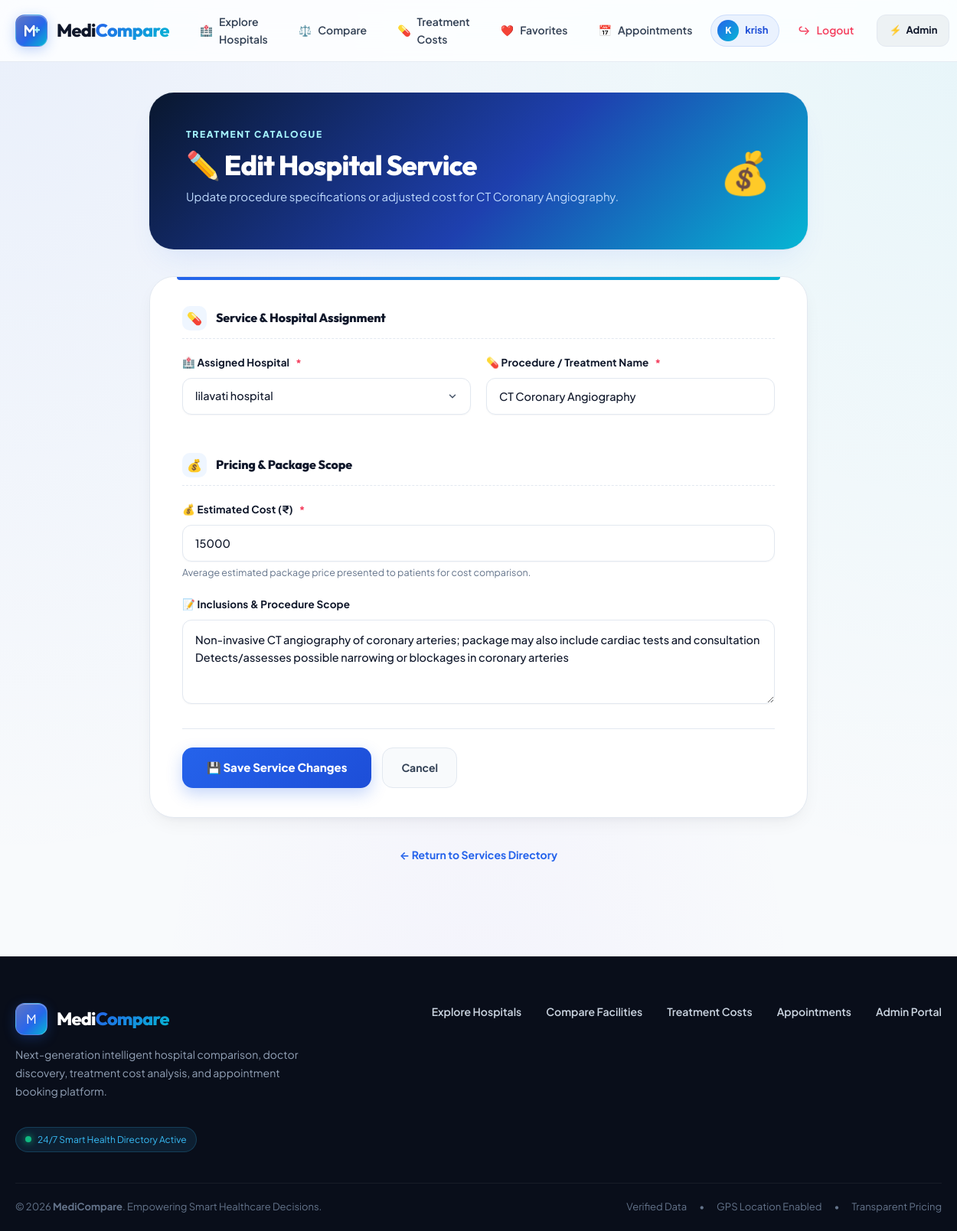
Page /admin/edit-service/17 (signed in) on the committed database.
### tables this page shows
CREATE TABLE users(
    id INTEGER PRIMARY KEY AUTOINCREMENT,
    full_name TEXT NOT NULL,
    email TEXT UNIQUE NOT NULL,
    password TEXT NOT NULL,
    role TEXT DEFAULT 'user'
, google_id TEXT, profile_picture TEXT, auth_provider TEXT DEFAULT 'local');

CREATE TABLE services (
    id INTEGER PRIMARY KEY AUTOINCREMENT,
    service_name TEXT NOT NULL
, hospital_id INTEGER, description TEXT, cost INTEGER);

CREATE TABLE hospitals (
    id INTEGER PRIMARY KEY AUTOINCREMENT,
    hospital_name TEXT NOT NULL,
    city TEXT,
    address TEXT,
    phone TEXT,
    hospital_type TEXT,
    rating REAL,
    emergency INTEGER,
    ambulance INTEGER,
    icu INTEGER
, map_link TEXT, image TEXT);

### app.py (the view, shortened to what this page needs)
@app.route("/admin/edit-service/<int:id>", methods=["GET", "POST"])
def edit_service(id):
    access_check = admin_required()
    if access_check:
        return access_check
    conn = get_connection()
    cursor = conn.cursor()
    cursor.execute("""
        SELECT id, hospital_name
        FROM hospitals
        ORDER BY hospital_name ASC
    """)
    hospitals = cursor.fetchall()
    cursor.execute("""
        SELECT *
        FROM services
        WHERE id=?
    """, (id,))
    service = cursor.fetchone()
    conn.close()
    if service is None:
        return "Service not found", 404
    return render_template(
        "admin/edit_service.html",
        service=service,
        hospitals=hospitals
    )

### app.py (called while the page is built, shortened)
def admin_required():
    if "user_id" not in session:
        flash("Admin access required.", "danger")
        return redirect("/login")
    conn = get_connection()
    cursor = conn.cursor()
    cursor.execute("""
        SELECT id, role, email
        FROM users
        WHERE id=?
    """, (session["user_id"],))
    user = cursor.fetchone()
    conn.close()
    if not user or not user["email"] or user["email"].strip().lower() != ADMIN_EMAIL.lower():
        flash("Admin access required.", "danger")
        return redirect("/")
    return None

@app.context_processor
def inject_admin_status():
    is_admin = False
    if "user_id" in session:
        user_email = session.get("user_email")
        if user_email:
            is_admin = (user_email.strip().lower() == ADMIN_EMAIL.lower())
    return dict(is_admin=is_admin)

### database/db.py (called while the page is built)
def get_connection():
    connection = sqlite3.connect(DATABASE_NAME)
    connection.row_factory = sqlite3.Row
    return connection

### templates/admin/edit_service.html (shortened to what this page needs)
{% extends "base.html" %}
{% block content %}
<div class="admin-dashboard" style="max-width: 860px; margin: 0 auto;">
    <section class="admin-hero" style="background: linear-gradient(135deg, #09172e 0%, #1e40af 55%, #06b6d4 100%);">
        <div>
            <span class="eyebrow" style="color: #a5f3fc;">TREATMENT CATALOGUE</span>
            <h1>✏️ Edit Hospital Service</h1>
            <p>Update procedure specifications or adjusted cost for {{ service.service_name }}.</p>
        </div>
        <div class="admin-hero-icon">💰</div>
    </section>
    <div class="details-card">
        <form method="POST" class="admin-form">
            <div class="form-section-divider" style="margin-top: 0;">
                <span class="icon">💊</span>
                <div>
                    <h3>Service &amp; Hospital Assignment</h3>
                </div>
            </div>
            <div class="form-grid-2">
                <div class="form-group">
                    <label for="hospital_id">
                        🏥 Assigned Hospital <span class="req">*</span>
                    </label>
                    <select id="hospital_id" name="hospital_id" required>
                        {% for hospital in hospitals %}
                            <option
                                value="{{ hospital.id }}"
                                {% if hospital.id == service.hospital_id %}selected{% endif %}
                            >
                                {{ hospital.hospital_name }}
                            </option>
                        {% endfor %}
                    </select>
                </div>
                <div class="form-group">
                    <label for="service_name">
                        💊 Procedure / Treatment Name <span class="req">*</span>
                    </label>
                    <input
                        type="text"
                        id="service_name"
                        name="service_name"
                        value="{{ service.service_name }}"
                        placeholder="e.g. MRI Brain Scan"
                        required
                    >
                </div>
            </div>
            <div class="form-section-divider">
                <span class="icon">💰</span>
                <div>
                    <h3>Pricing &amp; Package Scope</h3>
                </div>
            </div>
            <div class="form-group">
                <label for="cost">
                    💰 Estimated Cost (₹) <span class="req">*</span>
                </label>
                <input
                    type="number"
                    id="cost"
                    name="cost"
                    min="0"
                    value="{{ service.cost or 0 }}"
                    placeholder="e.g. 5000"
                    required
                >
                <small>Average estimated package price presented to patients for cost comparison.</small>
            </div>
            <div class="form-group">
                <label for="description">
                    📝 Inclusions &amp; Procedure Scope
                </label>
                <textarea
                    id="description"
                    name="description"
                    rows="3"
                    placeholder="Provide details about what is included (e.g. pre-op consultation, doctor fee, reports)..."
                >{{ service.description or "" }}</textarea>
            </div>
            <div class="admin-form-actions">
                <button type="submit" class="btn-save-action">
                    💾 Save Service Changes
                </button>
                <a href="/admin/services" class="btn-cancel-action">
                    Cancel
                </a>
            </div>
        </form>
    </div>
    <div style="text-align: center; margin-bottom: 40px;">
        <a href="/admin/services" style="color: var(--primary); font-weight: 700; font-size: 14px; text-decoration: none;">
            ← Return to Services Directory
        </a>
    </div>
</div>
{% endblock %}

### templates/base.html (shortened to what this page needs)
<!DOCTYPE html>
<html lang="en">
<head>
    <link href="https://cdn.jsdelivr.net/npm/bootstrap@5.3.3/dist/css/bootstrap.min.css" rel="stylesheet">
    <link rel="stylesheet" href="{{ url_for('static', filename='css/style.css') }}">
</head>
<body>
    <header class="site-header" id="siteHeader">
        <div class="nav-shell">
            <a class="brand" href="/" aria-label="MediCompare Home">
                <span class="brand-mark">
                </span>
                <span class="brand-text">
                    Medi<span>Compare</span>
                </span>
            </a>
            <nav class="main-nav" id="mainNav">
                <a href="/" class="nav-item">
                    <span>🏥</span> Explore Hospitals
                </a>
                <a href="/compare" class="nav-item">
                    <span>⚖️</span> Compare
                </a>
                <a href="/service-comparison" class="nav-item">
                    <span>💊</span> Treatment Costs
                </a>
                {% if user_name or session.get('user_name') %}
                    {% set current_user_name = user_name or session.get('user_name') %}
                    <a href="/favorites" class="nav-item">
                        <span>❤️</span> Favorites
                    </a>
                    <a href="/my-appointments" class="nav-item">
                        <span>📅</span> Appointments
                    </a>
                    <a href="/profile" class="nav-user-chip">
                        <span class="user-avatar-mini">{{ current_user_name[0]|upper }}</span>
                        <span>{{ current_user_name }}</span>
                    </a>
                    <a href="/logout" class="nav-item nav-logout" title="Sign Out">
                        <span>↪</span> Logout
                    </a>
                {% endif %}
                {% if is_admin %}
                <a href="/admin/dashboard" class="nav-admin" title="Admin Portal">
                    <span>⚡</span> Admin
                </a>
                {% endif %}
            </nav>
        </div>
    </header>
    <main class="page-main">
        {% block content %}
        {% endblock %}
    </main>
    <footer class="site-footer">
        <div class="footer-shell">
            <div>
                <a class="brand footer-brand" href="/">
                    <span class="brand-mark">M</span>
                    <span class="brand-text">
                        Medi<span>Compare</span>
                    </span>
                </a>
                <p>
                    Next-generation intelligent hospital comparison, doctor discovery,
                    treatment cost analysis, and appointment booking platform.
                </p>
                <div style="margin-top: 18px; display: inline-flex; align-items: center; gap: 8px; font-size: 12px; color: #38bdf8; background: rgba(56, 189, 248, 0.1); padding: 6px 12px; border-radius: 999px; border: 1px solid rgba(56, 189, 248, 0.2);">
                    <span class="pulse-dot"></span> 24/7 Smart Health Directory Active
                </div>
            </div>
            <div class="footer-links">
                <a href="/">Explore Hospitals</a>
                <a href="/compare">Compare Facilities</a>
                <a href="/service-comparison">Treatment Costs</a>
                <a href="/my-appointments">Appointments</a>
                {% if is_admin %}
                <a href="/admin/dashboard">Admin Portal</a>
                {% endif %}
            </div>
        </div>
        <div class="footer-bottom">
            <div>
                &copy; 2026 <strong>MediCompare</strong>. Empowering Smart Healthcare Decisions.
            </div>
            <div style="display: flex; gap: 16px;">
                <span>Verified Data</span>
                <span>•</span>
                <span>GPS Location Enabled</span>
                <span>•</span>
                <span>Transparent Pricing</span>
            </div>
        </div>
    </footer>
</body>
</html>

### rows in the picture
users: full_name "krish"
services: service_name "CT Coronary Angiography", hospital_id "lilavati hospital", cost "15000", description "Non-invasive CT angiography of coronary arteries; package may also include cardiac tests and consultation Detects/assesses possible narrowing or blockages in coronary arteries"

### other values in the picture
{{ current_user_name[0]|upper }} "K"
